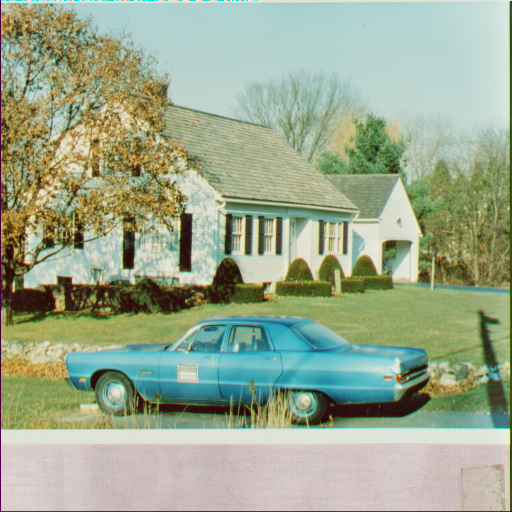
#> input picture LR2/Car.bmp, 512 x 512 px
$ jupyter execute --allow-errors SaltAndPepper.ipynb
#> lines starting #> are read from the running program, lines starting #| are printed output that depends on the picture; after the words box and inside, x2 and y2 are one past the last pixel; in counts of white or black regions, pixels touching at a corner belong together; long printed decimals are rounded
[cell 1]
import numpy as np
import pycuda.autoinit
import pycuda.driver as cuda
from pycuda.compiler import SourceModule
import time
import matplotlib.pyplot as plt
from PIL import Image
import os
import warnings
warnings.filterwarnings('ignore')


kernel_code = """
__global__ void medianFilter3x3(unsigned char* input, unsigned char* output, int width, int height) {
    int x = blockIdx.x * blockDim.x + threadIdx.x;
    int y = blockIdx.y * blockDim.y + threadIdx.y;

    if (x >= width || y >= height) return;

    unsigned char pixels[9];
    int idx = 0;

    for (int dy = -1; dy <= 1; dy++) {
        for (int dx = -1; dx <= 1; dx++) {
            int nx = x + dx;
            int ny = y + dy;

            if (nx < 0) nx = 0;
            if (nx >= width) nx = width - 1;
            if (ny < 0) ny = 0;
            if (ny >= height) ny = height - 1;

            pixels[idx++] = input[ny * width + nx];
        }
    }

    for (int i = 1; i < 9; i++) {
        unsigned char key = pixels[i];
        int j = i - 1;
        while (j >= 0 && pixels[j] > key) {
            pixels[j + 1] = pixels[j];
            j--;
        }
        pixels[j + 1] = key;
    }

    output[y * width + x] = pixels[4];
}
"""

def add_salt_pepper_noise(image, salt_prob=0.05, pepper_prob=0.05):
    noisy = image.copy()
    h, w = image.shape

    num_salt = int(h * w * salt_prob)
    for _ in range(num_salt):
        y = np.random.randint(0, h)
        x = np.random.randint(0, w)
        noisy[y, x] = 255

    num_pepper = int(h * w * pepper_prob)
    for _ in range(num_pepper):
        y = np.random.randint(0, h)
        x = np.random.randint(0, w)
        noisy[y, x] = 0

    return noisy

def load_image(path):
#> called with path = 'Car.bmp'
    img = Image.open(path).convert('L')
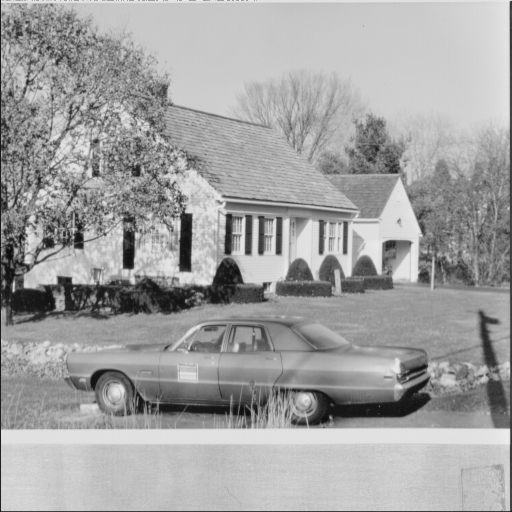
#> img: PIL image 512x512 L; min 8, max 236, mean 161.4
    return np.array(img, dtype=np.uint8)

def save_image(array, path):
    img = Image.fromarray(array.astype(np.uint8), mode='L')
    img.save(path)

def apply_median_filter_gpu(image, block_size=16):
    h, w = image.shape
    image_flat = image.flatten().astype(np.uint8)

    input_gpu = cuda.mem_alloc(h * w)
    output_gpu = cuda.mem_alloc(h * w)

    cuda.memcpy_htod(input_gpu, image_flat)

    mod = SourceModule(kernel_code)
    median_filter = mod.get_function("medianFilter3x3")

    grid_x = (w + block_size - 1) // block_size
    grid_y = (h + block_size - 1) // block_size


    median_filter(
        input_gpu, output_gpu,
        np.int32(w), np.int32(h),
        block=(block_size, block_size, 1),
        grid=(grid_x, grid_y)
    )
    cuda.Context.synchronize()

    start = time.perf_counter()

    median_filter(
        input_gpu, output_gpu,
        np.int32(w), np.int32(h),
        block=(block_size, block_size, 1),
        grid=(grid_x, grid_y)
    )

    cuda.Context.synchronize()
    end = time.perf_counter()

    output_flat = np.empty(h * w, dtype=np.uint8)
    cuda.memcpy_dtoh(output_flat, output_gpu)

    input_gpu.free()
    output_gpu.free()

    return output_flat.reshape(h, w), end - start

def apply_median_filter_cpu(image):
    h, w = image.shape
    output = np.zeros_like(image)

    start = time.perf_counter()

    for y in range(h):
        for x in range(w):
            pixels = []
            for dy in (-1, 0, 1):
                for dx in (-1, 0, 1):
                    ny = max(0, min(y + dy, h - 1))
                    nx = max(0, min(x + dx, w - 1))
                    pixels.append(image[ny, nx])
            pixels.sort()
            output[y, x] = pixels[4]

    end = time.perf_counter()
    return output, end - start


INPUT_IMAGE_PATH = "Car.bmp"

original = load_image(INPUT_IMAGE_PATH)
h, w = original.shape
#> h = 512; w = 512
print(f"\nLoading image: {w} x {h}")
#| Loading image: 512 x 512

noisy = add_salt_pepper_noise(original, salt_prob=0.05, pepper_prob=0.05)
#> after the loop in add_salt_pepper_noise, `for _ in range(num_salt):`:
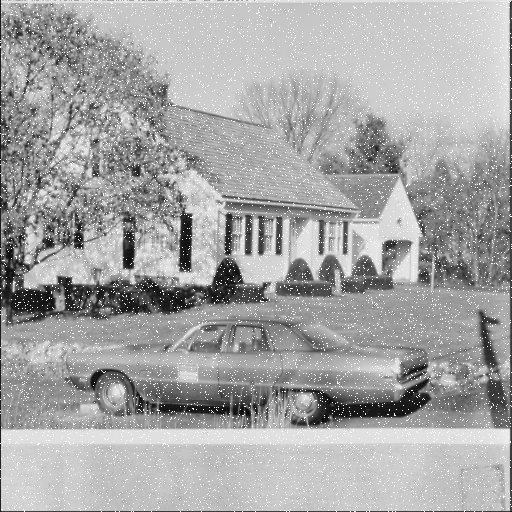
#> noisy: shape (512, 512); 4.87% of pixels changed, all inside (x1, y1, x2, y2) = (0, 0, 512, 512)
#> after the loop in add_salt_pepper_noise, `for _ in range(num_pepper):`:
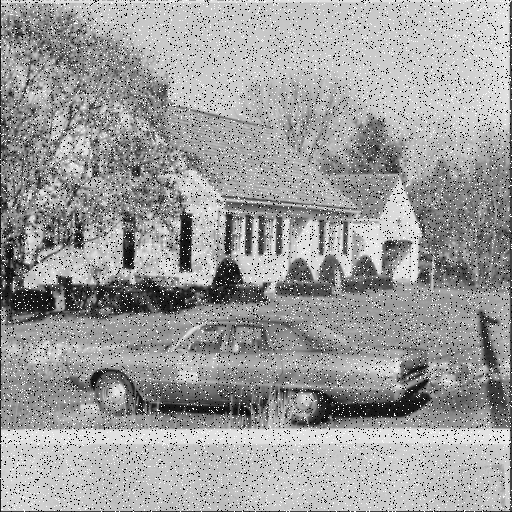
#> noisy: shape (512, 512); 4.88% of pixels changed, all inside (x1, y1, x2, y2) = (0, 0, 512, 512)
save_image(noisy, "noisy_image.bmp")

cpu_result, cpu_time = apply_median_filter_cpu(noisy)
#> cpu_time = 3.41
print(f"CPU time: {cpu_time:.6f} sec")
#| CPU time: 3.407 sec
save_image(cpu_result, "cpu_result.bmp")

#> (the rest of this cell did not finish here and is left out)

print(f"GPU time: {gpu_time:.6f} sec")
save_image(gpu_result, "gpu_result.bmp")

speedup = cpu_time / gpu_time
print(f"Speedup: {speedup:.2f}x")

fig, axes = plt.subplots(2, 2, figsize=(12, 10))

axes[0, 0].imshow(original, cmap='gray')
axes[0, 0].set_title('Original Image')
axes[0, 0].axis('off')

axes[0, 1].imshow(noisy, cmap='gray')
axes[0, 1].set_title('With Salt & Pepper Noise')
axes[0, 1].axis('off')

axes[1, 0].imshow(cpu_result, cmap='gray')
axes[1, 0].set_title(f'CPU Median Filter ({cpu_time:.4f}s)')
axes[1, 0].axis('off')

axes[1, 1].imshow(gpu_result, cmap='gray')
axes[1, 1].set_title(f'GPU Median Filter ({gpu_time:.6f}s)\nSpeedup: {speedup:.2f}x')
axes[1, 1].axis('off')

plt.tight_layout()
plt.savefig('median_filter_results.png', dpi=150)
plt.show()
